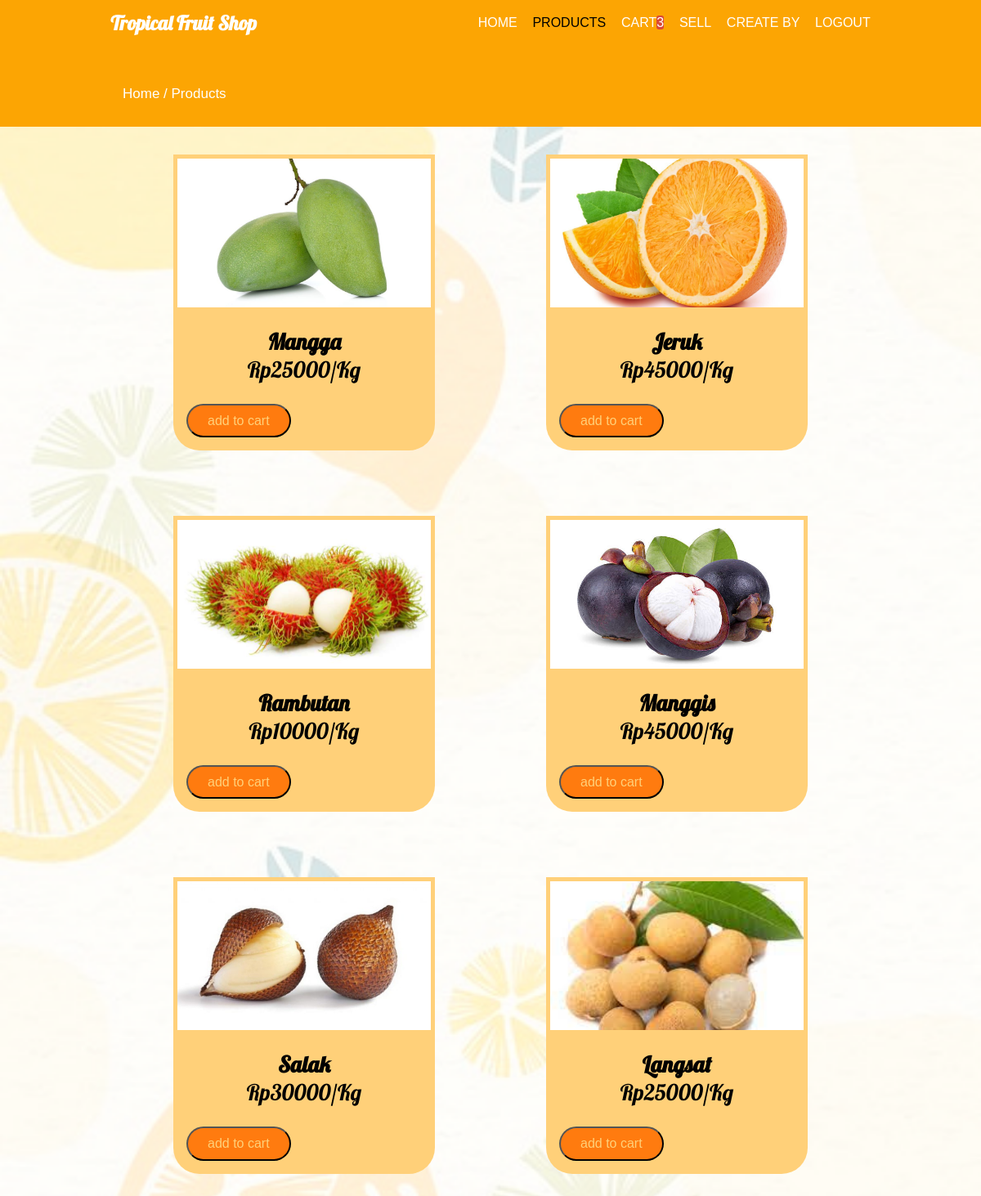
/products.php (signed in), run on the app's committed database.
### tables this page shows
CREATE TABLE `fruit` (
  `id` int(11) NOT NULL,
  `name` varchar(20) NOT NULL,
  `price` int(255) NOT NULL,
  `image` varchar(20) NOT NULL
);

### products.php (the view, shortened to what this page needs)
<?php
require 'function.php';
?>
<!DOCTYPE html>
<html>
<head>
	<link rel="stylesheet" href="https://cdnjs.cloudflare.com/ajax/libs/font-awesome/6.0.0/css/all.min.css">
	<link rel="stylesheet" type="text/css" href="css/products.css">
</head>
<body>
	<?php
   $select_rows = mysqli_query($conn, "SELECT*FROM `cart`") or die ('query failed');
   $row_count = mysqli_num_rows($select_rows);
   ?>
	<nav>
		<div class="logo">
			<h1><a href="index.php">Tropical Fruit Shop</a></h1>
		</div>
			 <ul>
				<li ><a href="index.php">HOME</a></li>
				<li class="active"><a href="products.php">PRODUCTS</a></li>
				<li><a href="cart.php">CART<span><?php echo $row_count; ?></span></a></li>
				<li ><a href="sell.php">SELL</a></li>
                <li ><a>CREATE BY</a></li>
				<li><a href="logout.php">LOGOUT</a></li>
			 </ul>
	</nav>
	<section class="label">
		<div class="bagian">
			<p>Home / Products</p>
		</div>
	</section>
  <div class="bagian">
  	<div class="box-container">
		<?php
		$select_products = mysqli_query($conn, "SELECT * FROM `fruit`");
		if(mysqli_num_rows($select_products) > 0){
			while($fetch_product = mysqli_fetch_assoc($select_products)){
		?>
		<div class="card">
		<form action="" method="post">
				<img  src="img/<?php echo $fetch_product['image']; ?>" alt="" class="card__img">
				<div class="card-contents" >
				<h3 class="card__name"><?php echo $fetch_product['name']; ?></h3>
				<div class="price">Rp<?php echo $fetch_product['price']; ?>/Kg</div>
				<input type="submit" class="read-more-btn" value="add to cart" name="add_to_cart">
				</div>
		</form>
		</div>
		<?php
		};
		};
		?>
	</div>
  </div>
</body>
</html>

### css/products.css (style rules this page uses)
:root { --accent: #ffd079; --bg: #ffffff; --blue:#2980b9; --red:tomato; --orange:orange; --black:#333; --white:#fff; --bg-color:#eee; --dark-bg:rgba(0,0,0,.7); --box-shadow:0 .5rem 1rem rgba(0,0,0,.1); --border:.1rem solid #999; }
* { padding: 0; margin: 0; box-sizing: border-box; }
body { background-image: url('../img/Untitled\ design.png'); background-repeat: no-repeat; background-attachment: fixed; background-size: cover; }
a { color: inherit; text-decoration: none; }
li a { font-family: sans-serif; }
Nav { display: flex; background-color: #FCA503; justify-content: space-around; height: 55px; align-items: center; color: #ffffff; }
Nav .logo { font-family: 'Lobster'; }
Nav ul { display: flex; list-style: none; width: 40%; justify-content: space-between; cursor: pointer; }
Nav ul li a span { width: 30px; height: 3px; text-align: center; background-color: rgb(217, 73, 54); border-radius: 3px; transition: all 0.5s; }
Nav ul li a { text-decoration: none; display: block; }
.active { color: #000000; }
.card { width: 20rem; background-color: var(--accent); color: #fff; margin: 2rem auto; border-radius: 2em; }
.card__name { font-size: 1.7em; font-family: 'Lobster'; text-align: center; color: black; }
.card__img { width: 100%; height: 12rem; object-fit: cover; border: 5px solid #ffd079; }
.card-contents { padding: 1rem; }
.read-more-btn { display: inline-block; color: var(--accent); background-color: #ff7b0f; padding: 0.6rem 1.5rem; font-size: 1em; position: relative; z-index: 1; transition: all 0.5s; cursor: pointer; border-radius: 2rem; align-items: center; }
.price { text-align: center; margin-bottom: 25px; font-size: 27px; color: black; font-family: 'Lobster'; }
section { padding:50px 0; }
.bagian { width:75%; margin:0 auto; }
.label { background-color: #FCA503; color: #fff; }
.label .bagian p { font-family: sans-serif; font-size: 17px; float: left; }
.bagian .box-container { display: flex; align-items: flex-start; gap: 1rem; flex-wrap: wrap; padding:2px; padding-bottom: 100px; }

### data on the page
fruit: image (picture), name "Mangga", price "25000"
fruit: image (picture), name "Jeruk", price "45000"
fruit: image (picture), name "Rambutan", price "10000"
fruit: image (picture), name "Manggis", price "45000"
fruit: image (picture), name "Salak", price "30000"
fruit: image (picture), name "Langsat", price "25000"

### other printed values
$row_count "3"
